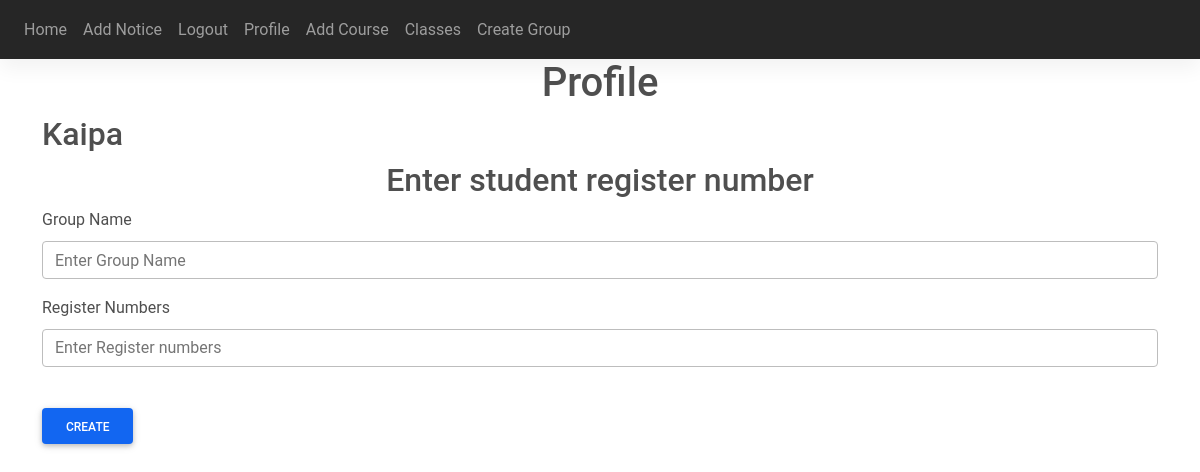
/create_group (signed in), run on an earlier commit of the app's database.
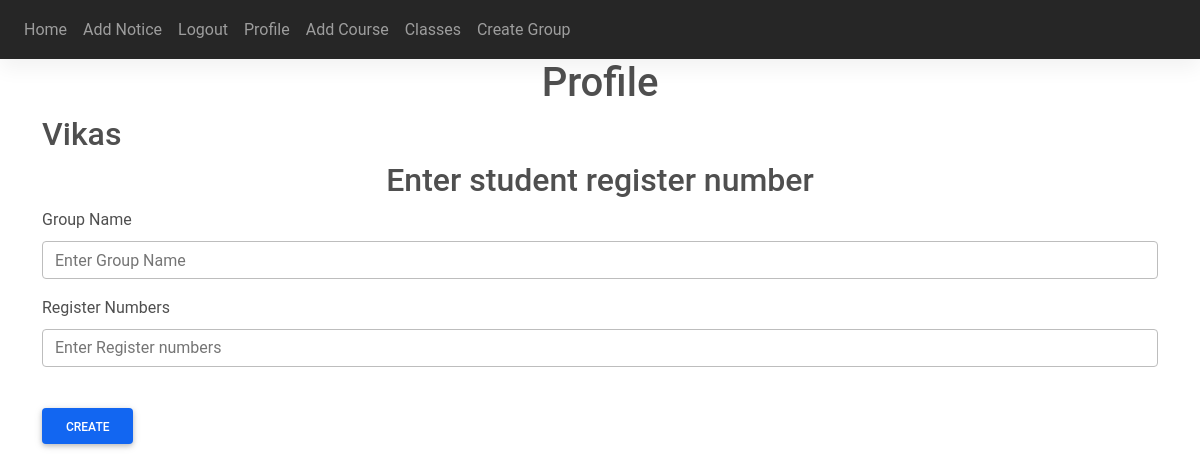
And on a later commit of the database.
### website/models.py (models this page shows)
class User(db.Model, UserMixin):
    id = db.Column(db.Integer, primary_key=True)
    email = db.Column(db.String(150), unique=True)
    password = db.Column(db.String(150))
    first_name = db.Column(db.String(150))
    user_type = db.Column(db.String(1))
    notes = db.relationship('Note')
    student = db.relationship('Student')
    teacher = db.relationship('Teacher')

### website/views.py (the view, shortened to what this page needs)
@views.route('/create_group', methods=['GET', 'POST'])
@login_required
@require_role('p')
def create_group():
    return render_template("create_group.html", user=current_user)

### website/__init__.py (called while the page is built)
def create_app():
    app = Flask(__name__)
    app.config['SECRET_KEY'] = 'rajesh aka the king'
    app.config['SQLALCHEMY_DATABASE_URI'] = f'sqlite:///{DB_NAME}'
    db.init_app(app)
    from .views import views
    from .auth import auth
    app.register_blueprint(views, url_prefix='/')
    app.register_blueprint(auth, url_prefix='/')
    from .models import User, Note
    create_database(app)
    login_manager = LoginManager()
    login_manager.login_view = 'auth.login'
    login_manager.init_app(app)
    @login_manager.user_loader
    def load_user(id):
        return User.query.get(int(id))
    return app

### website/views.py (called while the page is built)
def require_role(role):
    def decorator(func):
        @wraps(func)
        def wrapped_function(*args, **kwargs):
            if not current_user.user_type == role:
                flash("No Permission", category="error")
                return redirect("/")
            else:
                return func(*args, **kwargs)
        return wrapped_function
    return decorator

### website/templates/create_group.html (shortened to what this page needs)
{% extends "teacher_base.html" %}
{% block content %}
<h1 align="center">Profile</h1>
<h2 >{{ user.first_name }}</h2>
<form method="POST">
    <h2 align="center">Enter student register number</h2>
    <div class="form-group">
        <label for="name">Group Name</label>
        <input type="text" class="form-control" id="name" name="name" placeholder="Enter Group Name"/>
    </div>
    <div class="form-group">
        <label for="regnos">Register Numbers</label>
        <input type="text" class="form-control" id="regnos" name="regnos" placeholder="Enter Register numbers"/>
    </div>
    <button type="submit" class="btn btn-primary">Create</button>
</form>
{% endblock %}

### website/templates/Teacher_base.html (shortened to what this page needs)
<!DOCTYPE html>
<html lang="en">
    <head>
        <link
            rel="stylesheet"
            href="https://stackpath.bootstrapcdn.com/bootstrap/4.4.1/css/bootstrap.min.css"
        />
        <link
            rel="stylesheet"
            href="https://stackpath.bootstrapcdn.com/font-awesome/4.7.0/css/font-awesome.min.css"
        />
        <link rel="stylesheet" type="text/css" href="{{ url_for('static', filename='css/mdb.min.css') }}">
        <link rel="stylesheet" type="text/css" href="{{ url_for('static', filename='css/mdb.rtl.min.css') }}">
    </head>
    <body>
        <nav class="navbar navbar-expand-lg navbar-dark bg-dark">
            <div class="collapse navbar-collapse" id="navbar">
                <div class="navbar-nav">
                    {% if user.is_authenticated %}
                    <a class="nav-item nav-link" id="home" href="/">Home</a>
                    <a class="nav-item nav-link" id="addpost" href="/addpost">Add Notice</a>
                    <a class="nav-item nav-link" id="logout" href="/logout">Logout</a>
                    <a class="nav-item nav-link" id="profile" href="/profile">Profile</a>
                    <a class="nav-item nav-link" id="addcourse" href="/add_course">Add Course</a>
                    <a class="nav-item nav-link" id="classes" href="/classes">Classes</a>
                    <a class="nav-item nav-link" id="create group" href="/create_group">Create Group</a>
                    {% else %}
                    <a class="nav-item nav-link" id="login" href="/login">Login</a>
                    <a class="nav-item nav-link" id="sign-up" href="/sign-up">Sign Up</a>
                    {% endif %}
                </div>
            </div>
        </nav>
        <div class="container">
            {% block content %}{% endblock %}
        </div>
    </body>
</html>

What changed in the data, as far as the page shows it:
changed User: first_name "Kaipa" → "Vikas"
